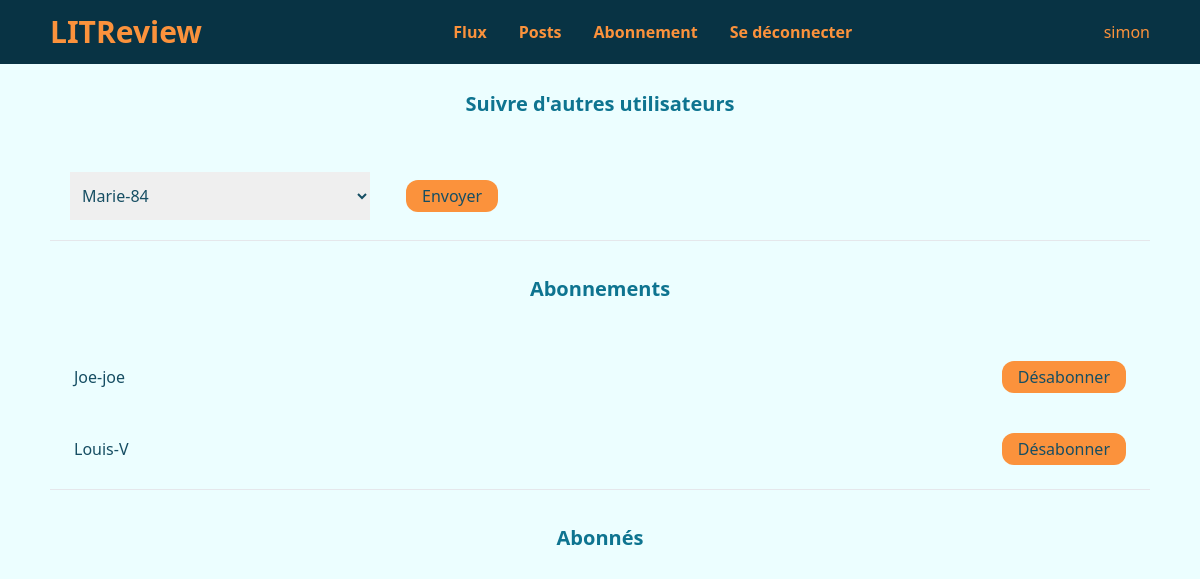
Before: /review/follows/ (signed in) with the older database file.
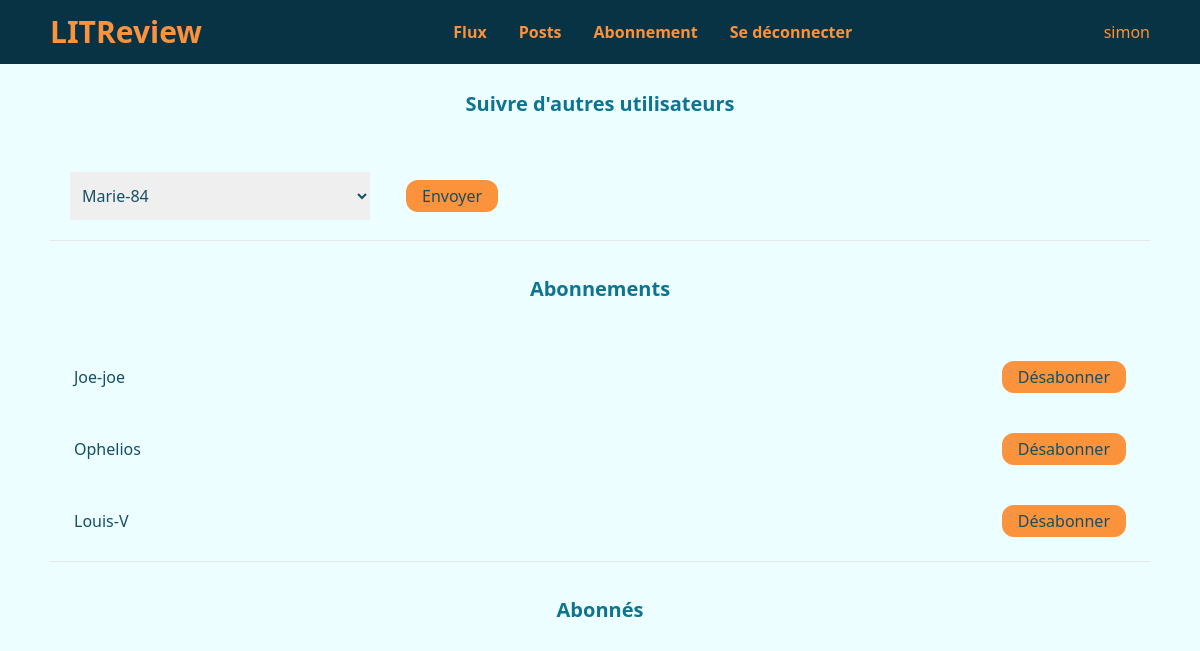
After: the same page with the newer database file.
### review/models.py (models this page shows)
class UserFollows(models.Model):
    user = models.ForeignKey(
        to=settings.AUTH_USER_MODEL,
        on_delete=models.CASCADE,
        related_name='follower')
    followed_user = models.ForeignKey(
        to=settings.AUTH_USER_MODEL,
        on_delete=models.CASCADE,
        related_name='follow_user')
    class Meta:
        unique_together = ('user', 'followed_user', )
    @classmethod
    def get_followers(cls, user_pk):
        return cls.objects.all().filter(followed_user=user_pk)
    @classmethod
    def get_users_followed(cls, user_pk):
        return cls.objects.all().filter(user=user_pk)

### authentication/models.py (models this page shows, shortened)
class User(AbstractBaseUser, PermissionsMixin):
    username = models.CharField(max_length=20, unique=True)
    is_active = models.BooleanField(default=True)
    is_superuser = models.BooleanField(default=False)
    is_staff = models.BooleanField(default=False)
    date_joined = models.DateTimeField(default=timezone.now)
    last_login = models.DateTimeField(blank=True, null=True)
    objects = CustomUserManager()
    USERNAME_FIELD = 'username'
    REQUIRED_FIELDS = []

### review/views.py (the view, shortened to what this page needs)
# urls.py: path('follows/', views.FollowView.as_view(), name='follows'),
class FollowView(LoginRequiredMixin, View):
    template = 'review/follows.html'
    follow_form_class = forms.FollowForm
    follow_class = models.UserFollows
    def get(self, request):
        form = self.follow_form_class()
        no_following = User.objects.exclude(
            Q(follow_user__user=request.user) |
            Q(pk=request.user.pk) |
            Q(is_superuser=True)
            )
        form.fields['followed_user'].queryset = no_following
        return render(request, self.template, context=self._get_follow_context(request, form))
    def _get_follow_context(self, request, form):
        return {
            'form': form,
            'followers': self.follow_class.get_followers(request.user),
            'followed': self.follow_class.get_users_followed(request.user)
        }

### review/forms.py
class FollowForm(forms.ModelForm):
    class Meta:
        model = models.UserFollows
        fields = ['followed_user',]
    def __init__(self, *args, **kwargs):
        super().__init__(*args, **kwargs)
        self.fields['followed_user'].empty_label = None

### review/templates/review/follows.html (shortened to what this page needs)
{% extends 'base.html' %}
{% block content %}
    <div class="w-full">
        <h2 class="flex items-center justify-center h-24">Suivre d'autres utilisateurs</h2>
        <form method="post" class="label-none flex items-center m-4">
            {{ form }}
            <button type="submit" class="btn px-4 py-1 ml-8">Envoyer</button>
        </form>
        <hr>
        <h2 class="flex items-center justify-center h-24">Abonnements</h2>
        <ul class="flex flex-col justify-around items-center gap-2 p-2">
            {% for follow in followed %}
                <li class="card-light flex justify-between items-center w-full p-4 h-16">
                    <p>{{ follow.followed_user }}</p>
                    <a href="{% url 'unfollow' id=follow.followed_user.pk %}" class="btn px-4 py-1">Désabonner</a>
                </li>
            {% endfor %}
        </ul>
        <hr>
        <h2 class="flex items-center justify-center h-24">Abonnés</h2>
    </div>
{% endblock %}

Changed rows visible on the page:
added UserFollows: followed_user "Ophelios"
